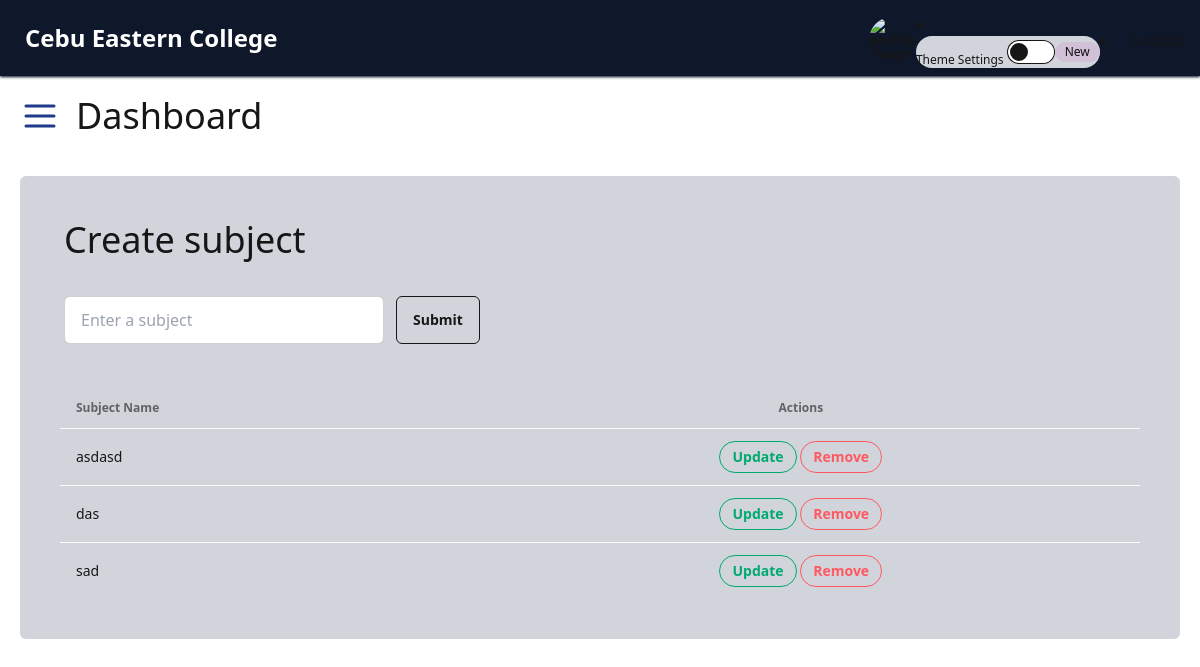
The page /admin/manage_subject.php on the database as committed earlier.
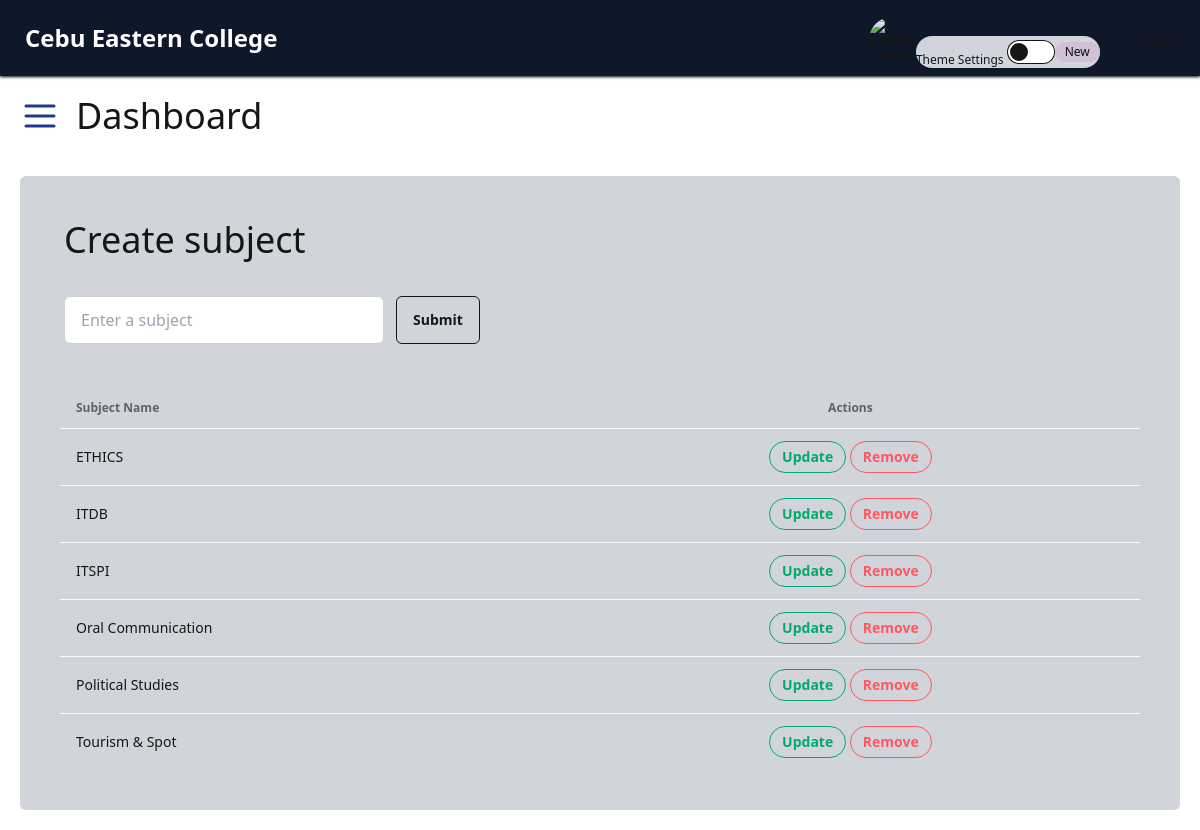
The same page on the database as committed later.
### tables this page shows
CREATE TABLE `tblsubject` (
  `subject_id` int(11) NOT NULL,
  `subject_name` varchar(255) NOT NULL,
  `is_minor` tinyint(1) NOT NULL DEFAULT 0,
  `subject_type` enum('Major','Minor') NOT NULL DEFAULT 'Minor',
  `department_id` int(11) NOT NULL
);

### admin/manage_subject.php (the view, shortened to what this page needs)
<?php
include("../database/models/dbconnect.php");
$selectedSubject = "";
$subjectList = displaysubject();
?>
<?php
function displaySubject()
{
  global $conn;
  try {
    $sql = "SELECT subject_id, subject_name FROM tblsubject";
    $stmt = $conn->prepare($sql);
    $stmt->execute();
    $result = $stmt->get_result();
    $subjectList = [];
    if ($result->num_rows > 0) {
      while ($row = $result->fetch_assoc()) {
        $subjectList[] = $row;
      }
    }
    return $subjectList;
  } catch (mysqli_sql_exception $e) {
    error_log("Error fetching subject: " . $e->getMessage());
    return [];
  }
}
?>
<?php include('../admin/header.php'); ?>
<!DOCTYPE html>
<html lang="en">
<head>
  <script src="https://cdn.tailwindcss.com"></script>
</head>
<body>
  <div class="p-5 m-5 bg-base-300 rounded-md">
    <div class="p-3 m-3">
      <h1 class="text-4xl">Create subject</h1>
    </div>
    <form action="<?php echo htmlspecialchars($_SERVER['PHP_SELF']); ?>" method="post" class="p-3 m-3">
      <div class="flex gap-3">
        <input type="text"
          name="subject"
          placeholder="Enter a subject"
          value="<?php echo htmlspecialchars($selectedSubject); ?>"
          required class="input input-bordered rounded-md w-full max-w-xs" />
        <input
          type="submit"
          value="Submit"
          class="btn btn-md btn-outline rounded-md" />
      </div>
    </form>
    <div id="subjectlist" class="overflow-x-auto p-5">
      <?php if (count($subjectList) > 0): ?>
        <table class="table">
          <thead>
            <tr class="text-center">
              <th class="text-start">Subject Name</th>
              <th>Actions</th>
            </tr>
          </thead>
          <tbody>
            <?php foreach ($subjectList as $index => $listsubject): ?>
              <tr class="hover">
                <td class="text-start"><?php echo htmlspecialchars($listsubject['subject_name']); ?></td>
                <td class="text-center">
                  <a class="btn btn-sm btn-outline btn-success" href="<?php echo htmlspecialchars($_SERVER['PHP_SELF']); ?>?edit=<?php echo $listsubject['subject_id']; ?>">Update</a>
                  <a class="btn btn-sm btn-outline btn-error" href="<?php echo htmlspecialchars($_SERVER['PHP_SELF']); ?>?delete=<?php echo $listsubject['subject_id']; ?>"
                    onclick="return confirm('Are you sure you want to delete this subject?');">Remove</a>
                </td>
              </tr>
            <?php endforeach; ?>
          </tbody>
        </table>
      <?php else: ?>
        <div class="text-center text-lg text-gray-500 mt-6">No subject Available</div>
      <?php endif; ?>
    </div>
  </div>
</body>
</html>

Rows that differ between the two databases and show on the page:
changed tblsubject: subject_name "asdasd" → "ETHICS"
changed tblsubject: subject_name "sad" → "ITDB"; moves up the list
changed tblsubject: subject_name "das" → "ITSPI"
added tblsubject: subject_name "Oral Communication"
added tblsubject: subject_name "Political Studies"
added tblsubject: subject_name "Tourism & Spot"
